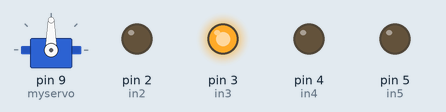
This sketch was run on a simulated Arduino Uno, built with avr-gcc and run on an emulated ATmega328P. On the bench: servo, output pins drawn as LEDs (lit = HIGH).

Above: at 0.1 s.
Timing chart, 0 to 1.6 s (numbered marks = the images above):
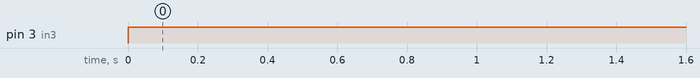

The sketch:

test_sixiangyundong.ino
```cpp
#include <Servo.h>

//#define send

Servo myservo;
int Echo = A1;  // Echo回声脚(P2.0)
int Trig =A0;  //  Trig 触发脚(P2.1)
int in2 = 2;
int in3 = 3;
int in4 = 4;
int in5 = 5;

int rightDistance = 0,leftDistance = 0,middleDistance = 0 ;

void setup()
{
  myservo.attach(9);
  Serial.begin(9600);     // 初始化串口
  pinMode(Echo, INPUT);    // 定义超声波输入脚
  pinMode(Trig, OUTPUT);   // 定义超声波输出脚
  pinMode(in5,OUTPUT);
  pinMode(in4,OUTPUT);
  pinMode(in3,OUTPUT);
  pinMode(in2,OUTPUT);
}
void forward(int d)
{
 digitalWrite(in5,HIGH);
 digitalWrite(in4,LOW);
 analogWrite(in5,155+d);
 analogWrite(in4,0);

 digitalWrite(in3,HIGH);
 digitalWrite(in2,LOW);
 analogWrite(in3,155+d);
 analogWrite(in2,0);
}

void back(int d)
{
 digitalWrite(in5,LOW);
 digitalWrite(in4,HIGH);

 digitalWrite(in3,LOW);
 digitalWrite(in2,HIGH);
}

void turnleft()
{
 digitalWrite(in5,LOW);
 digitalWrite(in4,LOW);
 digitalWrite(in3,HIGH);
 digitalWrite(in2,LOW);
 delay(800);
}

void xiao_turnleft()
{
 digitalWrite(in5,LOW);
 digitalWrite(in4,LOW);

 digitalWrite(in3,HIGH);
 digitalWrite(in2,LOW);
 analogWrite(in3,155);
 analogWrite(in2,0);
 delay(400);
}

void turnright()
{
 digitalWrite(in5,HIGH);
 digitalWrite(in4,LOW);
 digitalWrite(in3,LOW);
 digitalWrite(in2,LOW);
 delay(800);
}
void xiao_turnright()
{
 digitalWrite(in5,HIGH);
 digitalWrite(in4,LOW);
 analogWrite(in5,155);
 analogWrite(in4,0);

 digitalWrite(in3,LOW);
 digitalWrite(in2,LOW);
 delay(400);
}
void stop()
{
 digitalWrite(in5,LOW);
 digitalWrite(in4,LOW);
 digitalWrite(in3,LOW);
 digitalWrite(in2,LOW);
}

void loop()
{
  //forward(100);
  //delay(2000);

  //forward(0);
  //delay(2000);

  //back();
  //delay(2000);

  turnleft();
  //xiao_turnleft();

  //turnright();
  //xiao_turnright();

}
```

Measured:
- by itself, pin 3 (in3): LOW → HIGH at 0.00 s
